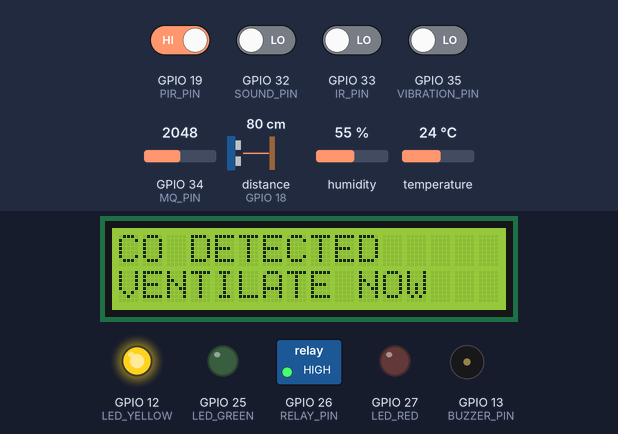
The sketch below on a simulated ESP32. Parts: 16×2 character LCD, switched loads named in the sketch (green lamp = pin HIGH), output pins drawn as LEDs (lit = HIGH), buzzer (waves = sounding). The inputs (shaded band) are chosen by the test bench; at power-on: GPIO 19 (PIR_PIN) HIGH, GPIO 32 (SOUND_PIN), GPIO 33 (IR_PIN), GPIO 35 (VIBRATION_PIN) LOW, GPIO 34 (MQ_PIN) = 2048, distance to the obstacle (sensor on GPIO 18) 80 cm, humidity 55 %, temperature 24 °C. The echo pulse lasts 58.3 µs per cm; WiFi joins after 1.5 s; servers stay silent unless stated; what the sketch prints to the serial monitor is not drawn.

Above: at 4.8 s.
4.9 s: GPIO 34 (MQ_PIN) set to 1655
7.1 s: GPIO 34 (MQ_PIN) set to 1539
At 7.9 s:
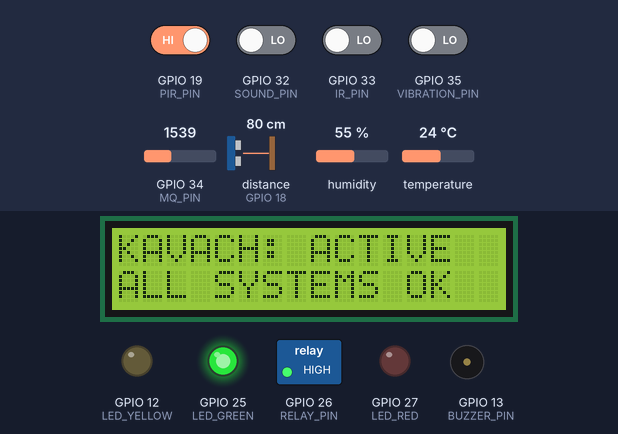
8.6 s: distance to the obstacle (sensor on GPIO 18) set to 2 cm
At 9.7 s:
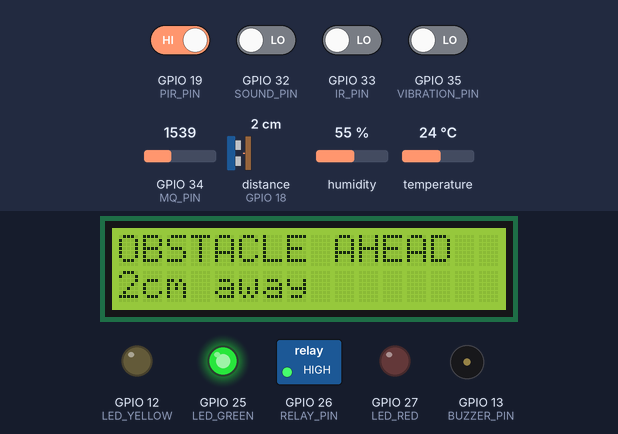
15.4 s: GPIO 19 (PIR_PIN) driven LOW
At 16.2 s:
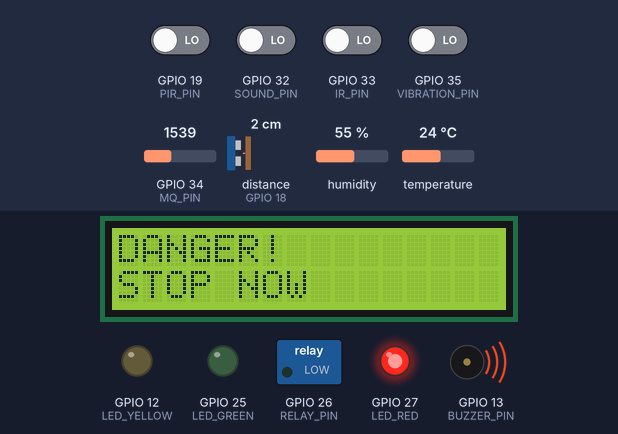
22.2 s: GPIO 35 (VIBRATION_PIN) driven HIGH
At 23.2 s:
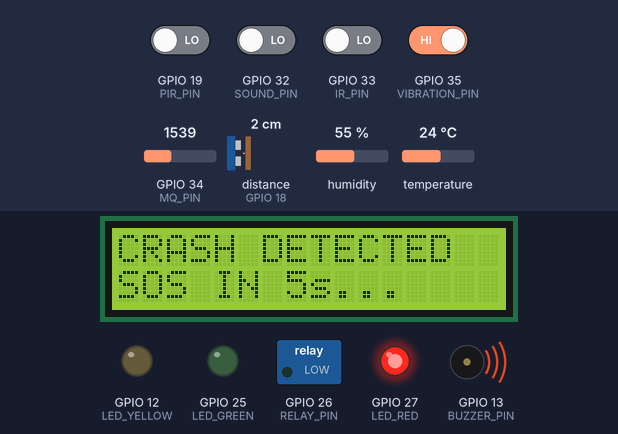
24.1 s: GPIO 35 (VIBRATION_PIN) driven LOW
At 25.2 s:
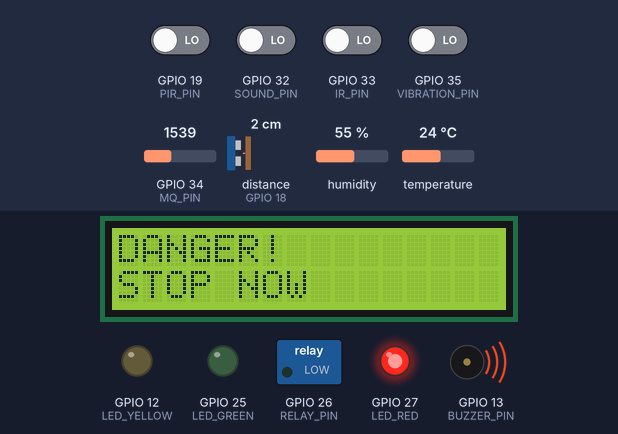
Timing chart, 0 to 26.6 s (numbered marks = the images above; inputs shaded):
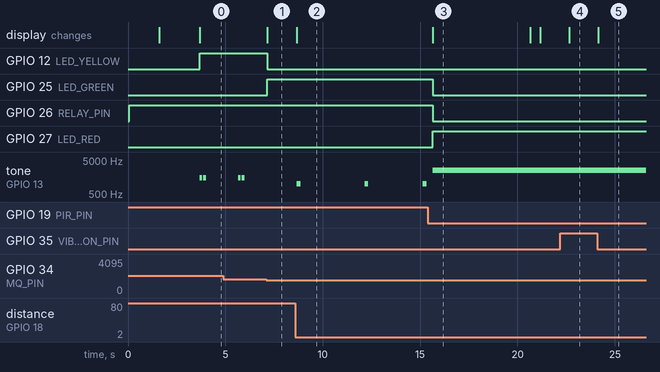

Measured:
- the behaviour switches between 1601 and 1600 on GPIO 34 (MQ_PIN) (found by bisection; images 0 and 1)
- after the input at 7.1 s, GPIO 12 (LED_YELLOW): HIGH → LOW after 0.05 s; GPIO 25 (LED_GREEN): LOW → HIGH after 0.05 s; tone on GPIO 13 (BUZZER_PIN): stops changing and stays silent; the display: changes after 0.05 s (image 1)
- after the input at 8.6 s, tone on GPIO 13 (BUZZER_PIN): goes 1000 Hz 0.20 s, silent 3.3 s, 1000 Hz 0.20 s, silent 2.8 s, 1000 Hz 0.20 s, then silent, starting after 0.07 s; the display: changes after 0.07 s (image 2)
- after the input at 15.4 s, GPIO 25 (LED_GREEN), GPIO 26 (RELAY_PIN): HIGH → LOW after 0.24 s; GPIO 27 (LED_RED): LOW → HIGH after 0.24 s; the display: changes after 0.24 s (image 3)
- after the input at 22.2 s, the display: changes after 0.45 s (image 4)
- after the input at 24.1 s, the display: changes at once (image 5)
- by itself, tone on GPIO 13 (BUZZER_PIN): alternates 1500 Hz for 0.15 s and silent for 0.05 s, 4 changes in all, then stays silent

The sketch:

2kavach.ino
```cpp
#include <DHT.h>
#include <LiquidCrystal_I2C.h>
#include <NewPing.h>
#include <WiFi.h>

// ── WiFi CREDENTIALS ─────────────────────────────────────────
const char* ssid     = "YOUR_WIFI_NAME";
const char* password = "YOUR_WIFI_PASSWORD";
const String BUS_ID  = "OSRTC-BUS-07";

// ── PIN DEFINITIONS ──────────────────────────────────────────
#define TRIG_PIN       5
#define ECHO_PIN       18
#define PIR_PIN        19
#define DHT_PIN        4
#define MQ_PIN         34
#define VIBRATION_PIN  35
#define SOUND_PIN      32
#define IR_PIN         33
#define BUZZER_PIN     13
#define RELAY_PIN      26
#define LED_GREEN      25
#define LED_YELLOW     12
#define LED_RED        27

// ── THRESHOLDS ───────────────────────────────────────────────
#define DIST_CRITICAL   20      // cm — collision risk
#define DIST_WARNING    80      // cm — caution zone
#define TEMP_WARNING    40      // C  — engine overheat
#define TEMP_CRITICAL   50      // C  — fire risk
#define MQ_THRESHOLD    1600    // 12-bit ADC scaled (0-4095)
#define MAX_DISTANCE    400     // cm — sonar max range
#define NO_RESPONSE_MS  5000    // ms — Level 4 countdown

// ── OBJECTS ──────────────────────────────────────────────────
DHT dht(DHT_PIN, DHT11);
LiquidCrystal_I2C lcd(0x27, 16, 2);
NewPing sonar(TRIG_PIN, ECHO_PIN, MAX_DISTANCE);

// ── ALERT LEVELS ─────────────────────────────────────────────
#define ALL_SAFE  0
#define LEVEL_1   1   // Caution  — single beep every 3s, green LED
#define LEVEL_2   2   // Warning  — double beep, yellow LED
#define LEVEL_3   3   // Critical — continuous alarm, red LED, relay cuts ignition
#define LEVEL_4   4   // Emergency — WiFi SOS sent to authorities

int  currentLevel         = ALL_SAFE;
unsigned long lastRead    = 0;
unsigned long lastBeep    = 0;
unsigned long level3Start = 0;
bool sosSent              = false;

// ── FUNCTION DECLARATIONS ────────────────────────────────────
void setAlert(int level, String line1, String line2);
void handleBuzzer();
void sendWiFiSOS();

// ============================================================
//  SETUP — runs once on power on
// ============================================================
void setup() {
  Serial.begin(115200);
  dht.begin();
  lcd.init();
  lcd.backlight();

  pinMode(PIR_PIN,       INPUT);
  pinMode(VIBRATION_PIN, INPUT);
  pinMode(SOUND_PIN,     INPUT);
  pinMode(IR_PIN,        INPUT);
  pinMode(BUZZER_PIN,    OUTPUT);
  pinMode(RELAY_PIN,     OUTPUT);
  pinMode(LED_GREEN,     OUTPUT);
  pinMode(LED_YELLOW,    OUTPUT);
  pinMode(LED_RED,       OUTPUT);

  // Relay OFF by default (active LOW relay)
  digitalWrite(RELAY_PIN, HIGH);

  // Connect to WiFi
  lcd.setCursor(0, 0);
  lcd.print("Connecting WiFi.");
  WiFi.begin(ssid, password);
  int tries = 0;
  while (WiFi.status() != WL_CONNECTED && tries < 20) {
    delay(500);
    tries++;
  }

  // Startup screen
  lcd.clear();
  lcd.setCursor(0, 0);
  lcd.print("  KAVACH  v2.0  ");
  lcd.setCursor(0, 1);
  lcd.print(WiFi.status() == WL_CONNECTED ? " WiFi Connected " : " No WiFi-Local  ");
  delay(2000);
  lcd.clear();

  Serial.println("KAVACH v2.0 Ready — " + BUS_ID);
}

// ============================================================
//  LOOP — runs every 500ms
// ============================================================
void loop() {
  if (millis() - lastRead < 500) return;
  lastRead = millis();

  // ── READ ALL SENSORS ───────────────────────────────────────
  long dist      = sonar.ping_cm();
  if (dist == 0) dist = MAX_DISTANCE;  // 0 = no echo = clear path

  bool pirHigh   = digitalRead(PIR_PIN);       // HIGH = driver present
  bool vibration = digitalRead(VIBRATION_PIN); // HIGH = impact detected
  bool soundHigh = digitalRead(SOUND_PIN);     // HIGH = sound detected
  bool irBlocked = digitalRead(IR_PIN);        // HIGH = door open or blind spot

  float temp = dht.readTemperature();
  int   mqVal = analogRead(MQ_PIN);

  // ── DERIVED FLAGS ──────────────────────────────────────────
  bool driverAbsent  = !pirHigh;
  bool cabinSilent   = !soundHigh;
  bool obstacleClose = (dist < DIST_CRITICAL);
  bool obstacleNear  = (dist < DIST_WARNING);
  bool overheating   = (temp > TEMP_WARNING);
  bool fireRisk      = (mqVal > MQ_THRESHOLD && temp > TEMP_CRITICAL);
  bool fumeOnly      = (mqVal > MQ_THRESHOLD);
  bool crashDetected = (vibration && driverAbsent);
  bool microsleep    = (driverAbsent && cabinSilent);

  // ── SERIAL DEBUG ───────────────────────────────────────────
  Serial.print("Dist:");    Serial.print(dist);
  Serial.print("cm | PIR:"); Serial.print(pirHigh   ? "PRESENT" : "ABSENT");
  Serial.print(" | Temp:"); Serial.print(temp);
  Serial.print("C | MQ:");  Serial.print(mqVal);
  Serial.print(" | VIB:");  Serial.print(vibration);
  Serial.print(" | SND:");  Serial.print(soundHigh);
  Serial.print(" | IR:");   Serial.println(irBlocked);

  // ── LEVEL 4: No response after 5s at Level 3 ───────────────
  if (currentLevel == LEVEL_3 && !sosSent) {
    if (millis() - level3Start >= NO_RESPONSE_MS) {
      sendWiFiSOS();
      sosSent = true;
      setAlert(LEVEL_4, "SOS SENT!", "HELP COMING");
      return;
    }
  }

  // ── SENSOR FUSION DECISION LOGIC ───────────────────────────

  if (crashDetected) {
    // Vibration spike + PIR no motion = crash event (Level 4 in doc)
    setAlert(LEVEL_3, "CRASH DETECTED", "SOS IN 5s...");

  } else if (fireRisk) {
    // MQ HIGH + DHT11 > 50C = fire confirmed
    setAlert(LEVEL_3, "FIRE RISK!", "STOP NOW");

  } else if (driverAbsent && obstacleClose) {
    // PIR absent + HC-SR04 < 20cm = imminent collision
    setAlert(LEVEL_3, "DANGER!", "STOP NOW");

  } else if (microsleep) {
    // PIR absent + sound silent = possible microsleep
    setAlert(LEVEL_2, "MICROSLEEP?", "CHECK DRIVER");

  } else if (overheating) {
    // Temperature above warning threshold
    setAlert(LEVEL_2, "CHECK ENGINE", "HEAT:" + String((int)temp) + "C");

  } else if (fumeOnly) {
    // MQ HIGH alone = CO / gas leak
    setAlert(LEVEL_2, "CO DETECTED", "VENTILATE NOW");

  } else if (irBlocked) {
    // IR triggered = door open or blind spot blocked
    setAlert(LEVEL_2, "DOOR OPEN /", "BLIND SPOT!");

  } else if (driverAbsent && obstacleNear) {
    // Driver missing + obstacle nearby
    setAlert(LEVEL_2, "DRIVER ABSENT", "OBSTACLE NEAR");

  } else if (obstacleNear) {
    // HC-SR04 < 80cm alone = Level 1 caution
    setAlert(LEVEL_1, "OBSTACLE AHEAD", String(dist) + "cm away");

  } else {
    // Everything is fine
    sosSent = false;
    setAlert(ALL_SAFE, "KAVACH: ACTIVE", "ALL SYSTEMS OK");
  }

  handleBuzzer();
}

// ============================================================
//  SET ALERT LEVEL
// ============================================================
void setAlert(int level, String line1, String line2) {
  // Start Level 4 countdown when Level 3 first triggers
  if (level == LEVEL_3 && currentLevel != LEVEL_3) {
    level3Start = millis();
  }

  currentLevel = level;

  // LCD display
  lcd.clear();
  lcd.setCursor(0, 0);
  lcd.print(line1.substring(0, 16));
  lcd.setCursor(0, 1);
  lcd.print(line2.substring(0, 16));

  // Turn all LEDs off first
  digitalWrite(LED_GREEN,  LOW);
  digitalWrite(LED_YELLOW, LOW);
  digitalWrite(LED_RED,    LOW);

  // Light only the correct LED
  if (level == ALL_SAFE || level == LEVEL_1) {
    digitalWrite(LED_GREEN,  HIGH);
  } else if (level == LEVEL_2) {
    digitalWrite(LED_YELLOW, HIGH);
  } else if (level >= LEVEL_3) {
    digitalWrite(LED_RED,    HIGH);
  }

  // Relay cuts ignition on Level 3 and above
  digitalWrite(RELAY_PIN, (level >= LEVEL_3) ? LOW : HIGH);
}

// ============================================================
//  BUZZER PATTERNS
// ============================================================
void handleBuzzer() {
  unsigned long now = millis();

  if (currentLevel == ALL_SAFE) {
    // Silent
    noTone(BUZZER_PIN);

  } else if (currentLevel == LEVEL_1) {
    // Single beep every 3 seconds
    if (now - lastBeep > 3000) {
      tone(BUZZER_PIN, 1000, 200);
      lastBeep = now;
    }

  } else if (currentLevel == LEVEL_2) {
    // Rhythmic double beep every 1.5 seconds
    if (now - lastBeep > 1500) {
      tone(BUZZER_PIN, 1500, 150);
      delay(200);
      tone(BUZZER_PIN, 1500, 150);
      lastBeep = now;
    }

  } else if (currentLevel >= LEVEL_3) {
    // Continuous loud alarm
    tone(BUZZER_PIN, 2500);
  }
}

// ============================================================
//  WIFI SOS SENDER — Level 4 Emergency
// ============================================================
void sendWiFiSOS() {
  Serial.println("==============================");
  Serial.println("EMERGENCY SOS TRIGGERED");
  Serial.println("Bus ID : " + BUS_ID);
  Serial.println("Alert  : No human response 5s");
  Serial.println("==============================");

  if (WiFi.status() != WL_CONNECTED) {
    Serial.println("WiFi not connected — SOS via Serial only");
    return;
  }

  // Uncomment below and add your server URL to send HTTP POST
  // #include <HTTPClient.h>
  // WiFiClient client;
  // HTTPClient http;
  // http.begin(client, "http://YOUR_SERVER/sos");
  // http.addHeader("Content-Type", "application/json");
  // String payload = "{\"bus\":\"" + BUS_ID + "\",\"alert\":\"EMERGENCY\"}";
  // int code = http.POST(payload);
  // Serial.println("HTTP Response: " + String(code));
  // http.end();
}
```
